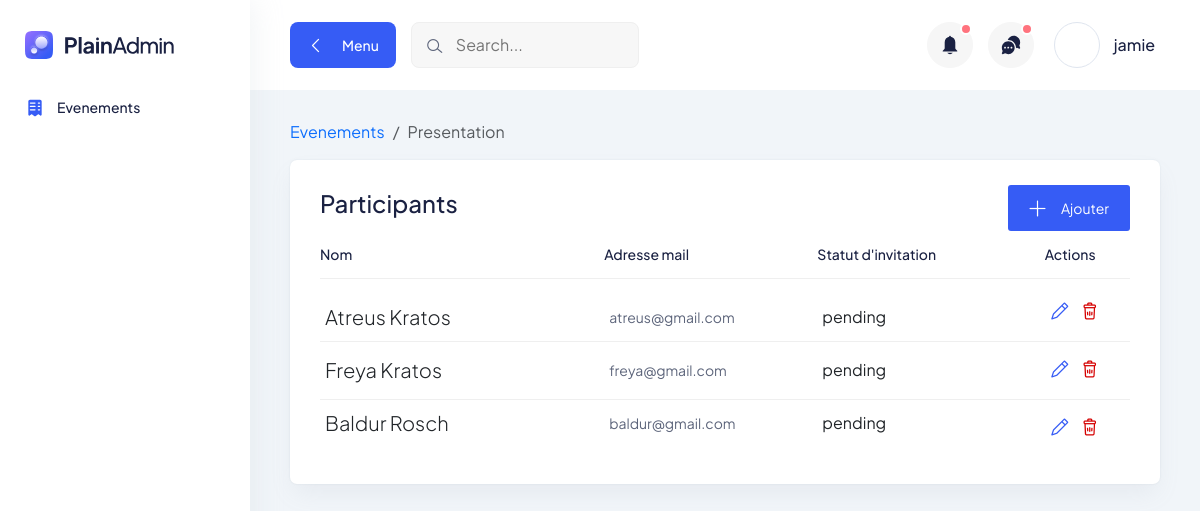
/events/15 (signed in), run on the app's committed database.
### main/models.py (models this page shows, shortened)
class Evenement(models.Model):
    EVENT_TYPES = [
        ("pres", _("Presentiel")),
        ("online", _("En ligne"))
    ]
    EVENT_CATEGORIES = [
        ("marriage", _("Marriage")),
        ("seminar", _("Seminaire")),
        ("workshop", _("Atelier")),
        ("meeting", _("Meeting")),
    ]
    nom = models.CharField(max_length=100)
    ville = models.CharField(max_length=100, default="Yaounde")
    pays = models.CharField(max_length=100, default="Cameroun")
    lieu = models.TextField()
    nombres_de_places = models.IntegerField(null=True, blank=True)
    rempli = models.BooleanField(default=False) # this is True when the event is sold out
    prix = models.FloatField(default=0)
    entree_gratuit = models.BooleanField(default=False)
    description = models.TextField(null=True, blank=True)
    categorie = models.CharField(default="marriage", choices=EVENT_CATEGORIES, max_length=20)
    type =models.CharField(default="pres", choices=EVENT_TYPES, max_length=10)
    organisateur = models.CharField(max_length=50, null=True, blank=True)
    contact = models.CharField(max_length=100, blank=True, null=True, verbose_name=_("Contact d'organisateur"))
    date_heure_debut = models.DateTimeField(default=timezone.now, verbose_name=_("Debut (Date & heure)"))
    date_heure_fin = models.DateTimeField(null=True, blank=True, verbose_name=_("Fin (Date & heure)"))
    lieu = models.TextField(null=True, blank=True)
    lien = models.URLField(null=True, blank=True)
    user = models.ForeignKey(User, null=True, on_delete=models.CASCADE)
    def __str__(self):
        return f"{self.nom}: {self.ville}, {self.pays}"

class Participant(models.Model):
    INVITATION_STATUS = [
        ("pending", _("En attente")),
        ("rejected", _("Rejetée")),
        ("accepted", _("Accepté"))
    ]
    evenement = models.ForeignKey(Evenement, on_delete=models.CASCADE)
    name = models.CharField(max_length=100)
    email = models.EmailField()
    statut = models.CharField(max_length=15, choices=INVITATION_STATUS, default="pending")
    invitation_successful = models.BooleanField(null=True)

### main/views.py (the view)
# urls.py: path("events/", views.events, name="events"),
@login_required
def events(request, event_id=None):
    user = request.user
    edit_form = UpdateEvenementForm
    if not event_id:
        if request.method == 'POST':
            form = EvenementForm(request.POST, request.FILES)
            if form.is_valid():
                evenement = form.save()
                evenement.user = user
                evenement.save()
                excel_file = form.cleaned_data.get("participants_file")
                if excel_file:
                    try:
                        df = pd.read_excel(excel_file)
                        for index, row in df.iterrows():
                            email = row.get("Email")
                            name = row.get("Nom")
                            if email and name:
                                Participant.objects.create(
                                    evenement=evenement,
                                    email=email,
                                    statut='pending',
                                    name=name
                                )
                    except Exception as e:
                        evenement.delete()
                        return JsonResponse({'success': False, 'errors': ['Error adding participants from excel file']})
                return JsonResponse({'success': True})  # Return success response
            return JsonResponse({'success': False, 'errors': form.errors})  # Return validation errors
        else:
            form = EvenementForm()
            evenements = Evenement.objects.filter(Q(user=user) | Q(user__isnull=True))
        return render(request, "main/evenements.html", context={'evenements': evenements, 'form': form, 'edit_form': edit_form})
    else:
        event = get_object_or_404(Evenement, id=event_id, user=user)
        context = {
            'event': event,
            'update_participant_form': UpdateParticipantForm,
            'participant_form': ParticipantForm,
            'participants_json': [ model_to_dict(p) for p in event.participant_set.all() ]
        }
        print("Returning context... ")
        print(context)
        return render(request, "main/event_detail.html", context=context)

### main/templates/main/event_detail.html (shortened to what this page needs)
{% extends 'main/sidebar_base.html' %}
{% load i18n %}
{% block events_active %}active{% endblock %}
{% block page_content %}
<section>
    <div class="container-fluid pt-30">
        <nav aria-label="breadcrumb">
            <ol class="breadcrumb">
                <li class="breadcrumb-item"><a href="{% url 'events' %}">{% trans "Evenements" %}</a></li>
                <li class="breadcrumb-item active" aria-current="page">{{ event.nom }}</li>
            </ol>
        </nav>
        <div class="tables-wrapper mt-6">
            <div class="row">
                <div class="col-lg-12">
                    <div class="card-style mb-30">
                        <div
                            style="display: flex; flex-direction: row; justify-content: space-between; align-items: center;">
                            <div>
                                <h3 class="mb-10">Participants</h3>
                            </div>
                            <div class="title d-flex flex-wrap justify-content-end">
                                <button type="button" class="main-btn primary-btn btn-hover btn-sm"
                                    data-bs-toggle="modal" data-bs-target="#participantModal">
                                    <i class="lni lni-plus mr-5"></i> Ajouter
                                </button>
                            </div>
                        </div>
                        <div class="table-wrapper table-responsive">
                            <table class="table">
                                <thead>
                                    <tr>
                                        <th class="lead-info">
                                            <h6>{% trans "Nom" %}</h6>
                                        </th>
                                        <th class="lead-email">
                                            <h6>{% trans "Adresse mail" %}</h6>
                                        </th>
                                        <th class="lead-phone">
                                            <h6>{% trans "Statut d'invitation" %}</h6>
                                        </th>
                                        <th>
                                            <h6>{% trans "Actions" %}</h6>
                                        </th>
                                    </tr>
                                </thead>
                                <tbody>
                                    {% for participant in event.participant_set.all %}
                                    <tr>
                                        <td class="min-width">
                                            <div class="lead">
                                                <div class="lead-text">
                                                    {{ participant.name }}
                                                </div>
                                            </div>
                                        </td>
                                        <td class="min-width">
                                            <p>{{ participant.email }}</p>
                                        </td>
                                        <td class="min-width">
                                            <div class="d-flex flex-row gap-3 align-items-center">
                                                {{ participant.statut }}
                                            </div>
                                        </td>
                                        <td>
                                            <div class="action">
                                                <button class="text-primary edit-button" data-id="{{ participant.id }}"
                                                    data-bs-toggle="modal" data-bs-target="#editEventModal">
                                                    <i class="lni lni-pencil"></i>
                                                </button>
                                                <button class="text-danger delete-button" data-id="{{ participant.id }}"
                                                    data-nom="{{ evenement.nom }}" data-bs-toggle="modal"
                                                    data-bs-target="#deleteEventModal">
                                                    <i class="lni lni-trash-can"></i>
                                                </button>
                                            </div>
                                        </td>
                                    </tr>
                                    {% endfor %}
                                </tbody>
                            </table>
                        </div>
                    </div>
                </div>
            </div>
        </div>
    </div>
</section>
{% endblock %}

### main/templates/main/sidebar_base.html (shortened to what this page needs)
{% load static %}
<!DOCTYPE html>
<html lang="en">
<head>
    <link rel="stylesheet" href="{% static 'main/css/bootstrap.min.css' %}" />
    <link rel="stylesheet" href="{% static 'main/css/lineicons.css' %}" rel="stylesheet" type="text/css" />
    <link rel="stylesheet" href="{% static 'main/css/materialdesignicons.min.css' %}" rel="stylesheet" type="text/css" />
    <link rel="stylesheet" href="{% static 'main/css/fullcalendar.css' %}" />
    <link rel="stylesheet" href="{% static 'main/css/main.css' %}" />
</head>
<body>
    <aside class="sidebar-nav-wrapper">
        <div class="navbar-logo">
            <a href="/">
              <img src="{% static 'main/logo/logo.svg' %}" alt="logo" />
            </a>
        </div>
        <nav class="sidebar-nav">
            <ul>
                <li class="nav-item {% block events_active %}{% endblock%}">
                    <a href="{% url 'events' %}">
                      <span class="icon">
                      </span>
                      <span class="text">Evenements</span>
                    </a>
                </li>
            </ul>
        </nav>
    </aside>
    <div class="main-wrapper">
        {% block header %}
        <header class="header">
            <div class="container-fluid">
              <div class="row">
                <div class="col-lg-5 col-md-5 col-6">
                  <div class="header-left d-flex align-items-center">
                    <div class="menu-toggle-btn mr-15">
                      <button id="menu-toggle" class="main-btn primary-btn btn-hover">
                        <i class="lni lni-chevron-left me-2"></i> Menu
                      </button>
                    </div>
                    <div class="header-search d-none d-md-flex">
                      <form action="#">
                        <input type="text" placeholder="Search..." />
                        <button><i class="lni lni-search-alt"></i></button>
                      </form>
                    </div>
                  </div>
                </div>
                <div class="col-lg-7 col-md-7 col-6">
                  <div class="header-right">
                    <div class="notification-box ml-15 d-none d-md-flex">
                      <button class="dropdown-toggle" type="button" id="notification" data-bs-toggle="dropdown"
                        aria-expanded="false">
                        <span></span>
                      </button>
                    </div>
                    <div class="header-message-box ml-15 d-none d-md-flex">
                      <button class="dropdown-toggle" type="button" id="message" data-bs-toggle="dropdown"
                        aria-expanded="false">
                        <span></span>
                      </button>
                    </div>
                    <div class="profile-box ml-15">
                      <button class="dropdown-toggle bg-transparent border-0" type="button" id="profile"
                        data-bs-toggle="dropdown" aria-expanded="false">
                        <div class="profile-info">
                          <div class="info">
                            <div class="image">
                            </div>
                            <div>
                              <h6 class="fw-500">{{ request.user.username }}</h6>
                            </div>
                          </div>
                        </div>
                      </button>
                    </div>
                  </div>
                </div>
              </div>
            </div>
        </header>
        {% endblock %}
        {% block page_content %}
        {% endblock %}
    </div>
</body>
</html>

### main/static/main/css/fullcalendar.css (style rules this page uses)
:root { --fc-daygrid-event-dot-width:8px;--fc-list-event-dot-width:10px;--fc-list-event-hover-bg-color:#f5f5f5 }

### data on the page
Evenement: nom "Presentation"
Participant: name "Atreus Kratos", email "atreus@gmail.com", statut "pending"
Participant: name "Freya Kratos", email "freya@gmail.com", statut "pending"
Participant: name "Baldur Rosch", email "baldur@gmail.com", statut "pending"

### other printed values
{{ request.user.username }} "jamie"
